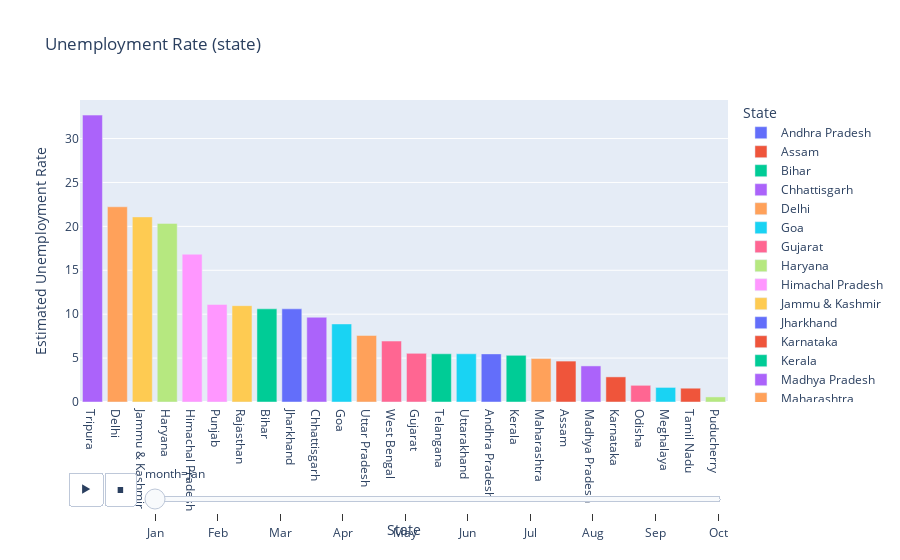

The notebook cell this image was saved under:
### Code cell
fig = px.bar(df_11, x='State', y='Estimated Unemployment Rate', animation_frame='month',color='State', title='Unemployment Rate (state)')
fig.update_layout(xaxis={'categoryorder': 'total descending'})
fig.layout.updatemenus[0].buttons[0].args[1]['frame']['duration'] = 2000
fig.show()

### Figure 1 — Plotly figure (JSON) as saved in the notebook; plotly's stock layout.template omitted (floating-point values rounded to 4 significant figures)
{"data": [{"alignmentgroup": "True", "hovertemplate": "State=%{x}<br>month=Jan<br>Estimated Unemployment Rate=%{y}<extra></extra>", "legendgroup": "Andhra Pradesh", "marker": {"color": "#636efa", "pattern": {"shape": ""}}, "name": "Andhra Pradesh", "offsetgroup": "Andhra Pradesh", "orientation": "v", "showlegend": true, "textposition": "auto", "type": "bar", "x": ["Andhra Pradesh"], "xaxis": "x", "y": [5.48], "yaxis": "y"}, {"alignmentgroup": "True", "hovertemplate": "State=%{x}<br>month=Jan<br>Estimated Unemployment Rate=%{y}<extra></extra>", "legendgroup": "Assam", "marker": {"color": "#EF553B", "pattern": {"shape": ""}}, "name": "Assam", "offsetgroup": "Assam", "orientation": "v", "showlegend": true, "textposition": "auto", "type": "bar", "x": ["Assam"], "xaxis": "x", "y": [4.66], "yaxis": "y"}, {"alignmentgroup": "True", "hovertemplate": "State=%{x}<br>month=Jan<br>Estimated Unemployment Rate=%{y}<extra></extra>", "legendgroup": "Bihar", "marker": {"color": "#00cc96", "pattern": {"shape": ""}}, "name": "Bihar", "offsetgroup": "Bihar", "orientation": "v", "showlegend": true, "textposition": "auto", "type": "bar", "x": ["Bihar"], "xaxis": "x", "y": [10.61], "yaxis": "y"}, {"alignmentgroup": "True", "hovertemplate": "State=%{x}<br>month=Jan<br>Estimated Unemployment Rate=%{y}<extra></extra>", "legendgroup": "Chhattisgarh", "marker": {"color": "#ab63fa", "pattern": {"shape": ""}}, "name": "Chhattisgarh", "offsetgroup": "Chhattisgarh", "orientation": "v", "showlegend": true, "textposition": "auto", "type": "bar", "x": ["Chhattisgarh"], "xaxis": "x", "y": [9.65], "yaxis": "y"}, {"alignmentgroup": "True", "hovertemplate": "State=%{x}<br>month=Jan<br>Estimated Unemployment Rate=%{y}<extra></extra>", "legendgroup": "Delhi", "marker": {"color": "#FFA15A", "pattern": {"shape": ""}}, "name": "Delhi", "offsetgroup": "Delhi", "orientation": "v", "showlegend": true, "textposition": "auto", "type": "bar", "x": ["Delhi"], "xaxis": "x", "y": [22.23], "yaxis": "y"}, {"alignmentgroup": "True", "hovertemplate": "State=%{x}<br>month=Jan<br>Estimated Unemployment Rate=%{y}<extra></extra>", "legendgroup": "Goa", "marker": {"color": "#19d3f3", "pattern": {"shape": ""}}, "name": "Goa", "offsetgroup": "Goa", "orientation": "v", "showlegend": true, "textposition": "auto", "type": "bar", "x": ["Goa"], "xaxis": "x", "y": [8.89], "yaxis": "y"}, {"alignmentgroup": "True", "hovertemplate": "State=%{x}<br>month=Jan<br>Estimated Unemployment Rate=%{y}<extra></extra>", "legendgroup": "Gujarat", "marker": {"color": "#FF6692", "pattern": {"shape": ""}}, "name": "Gujarat", "offsetgroup": "Gujarat", "orientation": "v", "showlegend": true, "textposition": "auto", "type": "bar", "x": ["Gujarat"], "xaxis": "x", "y": [5.54], "yaxis": "y"}, {"alignmentgroup": "True", "hovertemplate": "State=%{x}<br>month=Jan<br>Estimated Unemployment Rate=%{y}<extra></extra>", "legendgroup": "Haryana", "marker": {"color": "#B6E880", "pattern": {"shape": ""}}, "name": "Haryana", "offsetgroup": "Haryana", "orientation": "v", "showlegend": true, "textposition": "auto", "type": "bar", "x": ["Haryana"], "xaxis": "x", "y": [20.34], "yaxis": "y"}, {"alignmentgroup": "True", "hovertemplate": "State=%{x}<br>month=Jan<br>Estimated Unemployment Rate=%{y}<extra></extra>", "legendgroup": "Himachal Pradesh", "marker": {"color": "#FF97FF", "pattern": {"shape": ""}}, "name": "Himachal Pradesh", "offsetgroup": "Himachal Pradesh", "orientation": "v", "showlegend": true, "textposition": "auto", "type": "bar", "x": ["Himachal Pradesh"], "xaxis": "x", "y": [16.83], "yaxis": "y"}, {"alignmentgroup": "True", "hovertemplate": "State=%{x}<br>month=Jan<br>Estimated Unemployment Rate=%{y}<extra></extra>", "legendgroup": "Jammu & Kashmir", "marker": {"color": "#FECB52", "pattern": {"shape": ""}}, "name": "Jammu & Kashmir", "offsetgroup": "Jammu & Kashmir", "orientation": "v", "showlegend": true, "textposition": "auto", "type": "bar", "x": ["Jammu & Kashmir"], "xaxis": "x", "y": [21.08], "yaxis": "y"}, {"alignmentgroup": "True", "hovertemplate": "State=%{x}<br>month=Jan<br>Estimated Unemployment Rate=%{y}<extra></extra>", "legendgroup": "Jharkhand", "marker": {"color": "#636efa", "pattern": {"shape": ""}}, "name": "Jharkhand", "offsetgroup": "Jharkhand", "orientation": "v", "showlegend": true, "textposition": "auto", "type": "bar", "x": ["Jharkhand"], "xaxis": "x", "y": [10.61], "yaxis": "y"}, {"alignmentgroup": "True", "hovertemplate": "State=%{x}<br>month=Jan<br>Estimated Unemployment Rate=%{y}<extra></extra>", "legendgroup": "Karnataka", "marker": {"color": "#EF553B", "pattern": {"shape": ""}}, "name": "Karnataka", "offsetgroup": "Karnataka", "orientation": "v", "showlegend": true, "textposition": "auto", "type": "bar", "x": ["Karnataka"], "xaxis": "x", "y": [2.86], "yaxis": "y"}, {"alignmentgroup": "True", "hovertemplate": "State=%{x}<br>month=Jan<br>Estimated Unemployment Rate=%{y}<extra></extra>", "legendgroup": "Kerala", "marker": {"color": "#00cc96", "pattern": {"shape": ""}}, "name": "Kerala", "offsetgroup": "Kerala", "orientation": "v", "showlegend": true, "textposition": "auto", "type": "bar", "x": ["Kerala"], "xaxis": "x", "y": [5.31], "yaxis": "y"}, {"alignmentgroup": "True", "hovertemplate": "State=%{x}<br>month=Jan<br>Estimated Unemployment Rate=%{y}<extra></extra>", "legendgroup": "Madhya Pradesh", "marker": {"color": "#ab63fa", "pattern": {"shape": ""}}, "name": "Madhya Pradesh", "offsetgroup": "Madhya Pradesh", "orientation": "v", "showlegend": true, "textposition": "auto", "type": "bar", "x": ["Madhya Pradesh"], "xaxis": "x", "y": [4.11], "yaxis": "y"}, {"alignmentgroup": "True", "hovertemplate": "State=%{x}<br>month=Jan<br>Estimated Unemployment Rate=%{y}<extra></extra>", "legendgroup": "Maharashtra", "marker": {"color": "#FFA15A", "pattern": {"shape": ""}}, "name": "Maharashtra", "offsetgroup": "Maharashtra", "orientation": "v", "showlegend": true, "textposition": "auto", "type": "bar", "x": ["Maharashtra"], "xaxis": "x", "y": [4.95], "yaxis": "y"}, {"alignmentgroup": "True", "hovertemplate": "State=%{x}<br>month=Jan<br>Estimated Unemployment Rate=%{y}<extra></extra>", "legendgroup": "Meghalaya", "marker": {"color": "#19d3f3", "pattern": {"shape": ""}}, "name": "Meghalaya", "offsetgroup": "Meghalaya", "orientation": "v", "showlegend": true, "textposition": "auto", "type": "bar", "x": ["Meghalaya"], "xaxis": "x", "y": [1.66], "yaxis": "y"}, {"alignmentgroup": "True", "hovertemplate": "State=%{x}<br>month=Jan<br>Estimated Unemployment Rate=%{y}<extra></extra>", "legendgroup": "Odisha", "marker": {"color": "#FF6692", "pattern": {"shape": ""}}, "name": "Odisha", "offsetgroup": "Odisha", "orientation": "v", "showlegend": true, "textposition": "auto", "type": "bar", "x": ["Odisha"], "xaxis": "x", "y": [1.9], "yaxis": "y"}, {"alignmentgroup": "True", "hovertemplate": "State=%{x}<br>month=Jan<br>Estimated Unemployment Rate=%{y}<extra></extra>", "legendgroup": "Puducherry", "marker": {"color": "#B6E880", "pattern": {"shape": ""}}, "name": "Puducherry", "offsetgroup": "Puducherry", "orientation": "v", "showlegend": true, "textposition": "auto", "type": "bar", "x": ["Puducherry"], "xaxis": "x", "y": [0.58], "yaxis": "y"}, {"alignmentgroup": "True", "hovertemplate": "State=%{x}<br>month=Jan<br>Estimated Unemployment Rate=%{y}<extra></extra>", "legendgroup": "Punjab", "marker": {"color": "#FF97FF", "pattern": {"shape": ""}}, "name": "Punjab", "offsetgroup": "Punjab", "orientation": "v", "showlegend": true, "textposition": "auto", "type": "bar", "x": ["Punjab"], "xaxis": "x", "y": [11.11], "yaxis": "y"}, {"alignmentgroup": "True", "hovertemplate": "State=%{x}<br>month=Jan<br>Estimated Unemployment Rate=%{y}<extra></extra>", "legendgroup": "Rajasthan", "marker": {"color": "#FECB52", "pattern": {"shape": ""}}, "name": "Rajasthan", "offsetgroup": "Rajasthan", "orientation": "v", "showlegend": true, "textposition": "auto", "type": "bar", "x": ["Rajasthan"], "xaxis": "x", "y": [10.97], "yaxis": "y"}, {"alignmentgroup": "True", "hovertemplate": "State=%{x}<br>month=Jan<br>Estimated Unemployment Rate=%{y}<extra></extra>", "legendgroup": "Tamil Nadu", "marker": {"color": "#EF553B", "pattern": {"shape": ""}}, "name": "Tamil Nadu", "offsetgroup": "Tamil Nadu", "orientation": "v", "showlegend": true, "textposition": "auto", "type": "bar", "x": ["Tamil Nadu"], "xaxis": "x", "y": [1.57], "yaxis": "y"}, {"alignmentgroup": "True", "hovertemplate": "State=%{x}<br>month=Jan<br>Estimated Unemployment Rate=%{y}<extra></extra>", "legendgroup": "Telangana", "marker": {"color": "#00cc96", "pattern": {"shape": ""}}, "name": "Telangana", "offsetgroup": "Telangana", "orientation": "v", "showlegend": true, "textposition": "auto", "type": "bar", "x": ["Telangana"], "xaxis": "x", "y": [5.49], "yaxis": "y"}, {"alignmentgroup": "True", "hovertemplate": "State=%{x}<br>month=Jan<br>Estimated Unemployment Rate=%{y}<extra></extra>", "legendgroup": "Tripura", "marker": {"color": "#ab63fa", "pattern": {"shape": ""}}, "name": "Tripura", "offsetgroup": "Tripura", "orientation": "v", "showlegend": true, "textposition": "auto", "type": "bar", "x": ["Tripura"], "xaxis": "x", "y": [32.67], "yaxis": "y"}, {"alignmentgroup": "True", "hovertemplate": "State=%{x}<br>month=Jan<br>Estimated Unemployment Rate=%{y}<extra></extra>", "legendgroup": "Uttar Pradesh", "marker": {"color": "#FFA15A", "pattern": {"shape": ""}}, "name": "Uttar Pradesh", "offsetgroup": "Uttar Pradesh", "orientation": "v", "showlegend": true, "textposition": "auto", "type": "bar", "x": ["Uttar Pradesh"], "xaxis": "x", "y": [7.58], "yaxis": "y"}, {"alignmentgroup": "True", "hovertemplate": "State=%{x}<br>month=Jan<br>Estimated Unemployment Rate=%{y}<extra></extra>", "legendgroup": "Uttarakhand", "marker": {"color": "#19d3f3", "pattern": {"shape": ""}}, "name": "Uttarakhand", "offsetgroup": "Uttarakhand", "orientation": "v", "showlegend": true, "textposition": "auto", "type": "bar", "x": ["Uttarakhand"], "xaxis": "x", "y": [5.49], "yaxis": "y"}, {"alignmentgroup": "True", "hovertemplate": "State=%{x}<br>month=Jan<br>Estimated Unemployment Rate=%{y}<extra></extra>", "legendgroup": "West Bengal", "marker": {"color": "#FF6692", "pattern": {"shape": ""}}, "name": "West Bengal", "offsetgroup": "West Bengal", "orientation": "v", "showlegend": true, "textposition": "auto", "type": "bar", "x": ["West Bengal"], "xaxis": "x", "y": [6.94], "yaxis": "y"}], "layout": {"barmode": "relative", "legend": {"title": {"text": "State"}, "tracegroupgap": 0}, "sliders": [{"active": 0, "currentvalue": {"prefix": "month="}, "len": 0.9, "pad": {"b": 10, "t": 60}, "steps": [{"args": [["Jan"], {"frame": {"duration": 0, "redraw": true}, "fromcurrent": true, "mode": "immediate", "transition": {"duration": 0, "easing": "linear"}}], "label": "Jan", "method": "animate"}, {"args": [["Feb"], {"frame": {"duration": 0, "redraw": true}, "fromcurrent": true, "mode": "immediate", "transition": {"duration": 0, "easing": "linear"}}], "label": "Feb", "method": "animate"}, {"args": [["Mar"], {"frame": {"duration": 0, "redraw": true}, "fromcurrent": true, "mode": "immediate", "transition": {"duration": 0, "easing": "linear"}}], "label": "Mar", "method": "animate"}, {"args": [["Apr"], {"frame": {"duration": 0, "redraw": true}, "fromcurrent": true, "mode": "immediate", "transition": {"duration": 0, "easing": "linear"}}], "label": "Apr", "method": "animate"}, {"args": [["May"], {"frame": {"duration": 0, "redraw": true}, "fromcurrent": true, "mode": "immediate", "transition": {"duration": 0, "easing": "linear"}}], "label": "May", "method": "animate"}, {"args": [["Jun"], {"frame": {"duration": 0, "redraw": true}, "fromcurrent": true, "mode": "immediate", "transition": {"duration": 0, "easing": "linear"}}], "label": "Jun", "method": "animate"}, {"args": [["Jul"], {"frame": {"duration": 0, "redraw": true}, "fromcurrent": true, "mode": "immediate", "transition": {"duration": 0, "easing": "linear"}}], "label": "Jul", "method": "animate"}, {"args": [["Aug"], {"frame": {"duration": 0, "redraw": true}, "fromcurrent": true, "mode": "immediate", "transition": {"duration": 0, "easing": "linear"}}], "label": "Aug", "method": "animate"}, {"args": [["Sep"], {"frame": {"duration": 0, "redraw": true}, "fromcurrent": true, "mode": "immediate", "transition": {"duration": 0, "easing": "linear"}}], "label": "Sep", "method": "animate"}, {"args": [["Oct"], {"frame": {"duration": 0, "redraw": true}, "fromcurrent": true, "mode": "immediate", "transition": {"duration": 0, "easing": "linear"}}], "label": "Oct", "method": "animate"}], "x": 0.1, "xanchor": "left", "y": 0, "yanchor": "top"}], "title": {"text": "Unemployment Rate (state)"}, "updatemenus": [{"buttons": [{"args": [null, {"frame": {"duration": 2000, "redraw": true}, "fromcurrent": true, "mode": "immediate", "transition": {"duration": 500, "easing": "linear"}}], "label": "&#9654;", "method": "animate"}, {"args": [[null], {"frame": {"duration": 0, "redraw": true}, "fromcurrent": true, "mode": "immediate", "transition": {"duration": 0, "easing": "linear"}}], "label": "&#9724;", "method": "animate"}], "direction": "left", "pad": {"r": 10, "t": 70}, "showactive": false, "type": "buttons", "x": 0.1, "xanchor": "right", "y": 0, "yanchor": "top"}], "xaxis": {"anchor": "y", "categoryarray": ["Andhra Pradesh", "Assam", "Bihar", "Chhattisgarh", "Delhi", "Goa", "Gujarat", "Haryana", "Himachal Pradesh", "Jammu & Kashmir", "Jharkhand", "Karnataka", "Kerala", "Madhya Pradesh", "Maharashtra", "Meghalaya", "Odisha", "Puducherry", "Punjab", "Rajasthan", "Sikkim", "Tamil Nadu", "Telangana", "Tripura", "Uttar Pradesh", "Uttarakhand", "West Bengal"], "categoryorder": "total descending", "domain": [0, 1], "title": {"text": "State"}}, "yaxis": {"anchor": "x", "domain": [0, 1], "title": {"text": "Estimated Unemployment Rate"}}}}
